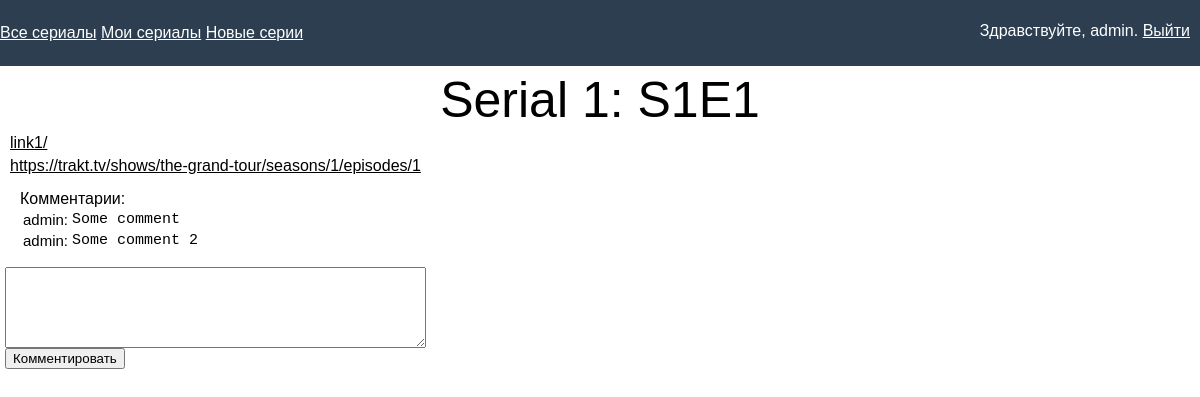
The app's page /episode/1/ (signed in) with its own data.
### serials/models.py (models this page shows, shortened)
class Serial(models.Model):
    name = models.CharField(max_length=50)
    description = models.CharField(max_length=500)

class Episode(models.Model):
    serial = models.ForeignKey(Serial)
    name = models.CharField(max_length=50)
    order = models.IntegerField(null=True)
    season = models.IntegerField(null=True)

class Link(models.Model):
    episode = models.ForeignKey(Episode)
    link = models.CharField(max_length=150)

class Comment(models.Model):
    page = models.CharField(max_length=50)
    user_name = models.CharField(max_length=30)
    text = models.CharField(max_length=500)

### serials/views.py (the view, shortened to what this page needs)
# urls.py: url(r'^episode/(\d+)/$', EpisodeView.as_view()),
class EpisodeView(View):
    def get(self, request, pk):
        episode = get_object_or_404(Episode, pk=pk)
        serial = episode.serial
        comments = Comment.objects.filter(page=request.path)
        is_watching = request.user.watching.filter(serial=serial.pk).count()
        return render(request, 'episode.html', {'serial': serial, 'episode': episode, 'comments': comments, 'is_watching': is_watching})

### serials/templates/episode.html (shortened to what this page needs)
{% extends 'base.html' %}
{% block content %}
    <div class="title">
        {{ serial.name }}: {{ episode.name }}
    </div>
    {% for link in episode.link_set.all %}
        <div class="row">
            <a href="{{ link.link }}">{{ link.link }}</a>
        </div>
    {% endfor %}
    <div class="comments">
        Комментарии:
        <table>
            {% for comment in comments %}
                <tr>
                    <td>{{ comment.user_name }}:</td>
                    <td><pre>{{ comment.text }}</pre></td>
                </tr>
            {% endfor %}
        </table>
    </div>
    {% if request.user.pk %}
        <form method="post" action="">
            <textarea name="text" maxlength="500" cols="50" rows="5"></textarea><br/>
            <input type="submit" value="Комментировать"/>
        </form>
    {% endif %}
{% endblock content %}

### serials/templates/base.html (shortened to what this page needs)
{% load staticfiles %}
<html lang="en">
<head>
    <link rel="stylesheet" href="{% static 'style.css' %}?123">
</head>
<body>
    <div class="content container">
        <div class="menu">
            <a href="/serials/">Все сериалы</a>
            {% if request.user.pk %}
                <a href="/my_serials/">Мои сериалы</a>
                <a href="/my_episodes/">Новые серии</a>
            {% endif %}
            <div class="user">
                {% if request.user.pk %}
                    Здравствуйте, {{ request.user.username }}.
                    <a href="/logout/">Выйти</a>
                {% else %}
                    <a href="/login/">Авторизация</a>
                {% endif %}
            </div>
        </div>
        <div class="row">
            <div class="col-md-8">
                {% block content %}
                {% endblock %}
            </div>
        </div>
    </div>
</body>
</html>

### serials/static/style.css (style rules this page uses)
body { margin:0; padding:0; font-family: 'Tahoma', sans-serif; }
li, td { font-family: 'Tahoma', Helvetica, sans-serif; font-size: 15px; max-width: 500; word-break: break-all; vertical-align: top; }
a { color: #000000; }
.menu { background-color: #2c3e50; border:none; padding: 1.5em 0em; margin: 0; border-radius: 0; }
.menu a { color: #ffffff; }
.user { text-align: right; color: #ffffff; padding: 0px; position: relative; top: -20; left: -10; height: 0; }
.title { text-align: center; font-size: 50px; }
.comments { margin: 15px; }
.row { margin: 5; }

### records on screen
Serial: name "Serial 1"
Episode: name "S1E1"
Link: link "link1/"
Link: link "https://trakt.tv/shows/the-grand-tour/seasons/1/episodes/1"
Comment: user_name "admin", text "Some comment"
Comment: user_name "admin", text "Some comment 2"

### other values on screen
{{ request.user.username }} "admin"
